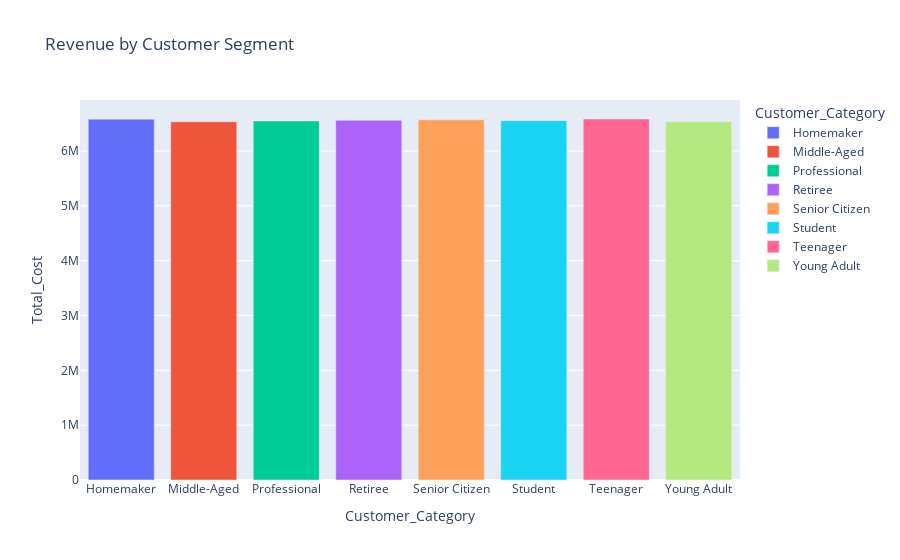

The notebook cell this image was saved under:
### Markdown cell above
Q5. Who are the most valuable customer segments?

### Code cell
customer_revenue = (
    df.groupby("Customer_Category")["Total_Cost"]
    .sum()
    .reset_index()
)

fig = px.bar(
    customer_revenue,
    x="Customer_Category",
    y="Total_Cost",
    title="Revenue by Customer Segment",
    color="Customer_Category"
)
fig.show()

### Figure 1 — Plotly figure (JSON) as saved in the notebook; plotly's stock layout.template omitted (floating-point values rounded to 4 significant figures)
{"data": [{"hovertemplate": "Customer_Category=%{x}<br>Total_Cost=%{y}<extra></extra>", "legendgroup": "Homemaker", "marker": {"color": "#636efa", "pattern": {"shape": ""}}, "name": "Homemaker", "orientation": "v", "showlegend": true, "textposition": "auto", "type": "bar", "x": ["Homemaker"], "xaxis": "x", "y": [6580000.0], "yaxis": "y"}, {"hovertemplate": "Customer_Category=%{x}<br>Total_Cost=%{y}<extra></extra>", "legendgroup": "Middle-Aged", "marker": {"color": "#EF553B", "pattern": {"shape": ""}}, "name": "Middle-Aged", "orientation": "v", "showlegend": true, "textposition": "auto", "type": "bar", "x": ["Middle-Aged"], "xaxis": "x", "y": [6532000.0], "yaxis": "y"}, {"hovertemplate": "Customer_Category=%{x}<br>Total_Cost=%{y}<extra></extra>", "legendgroup": "Professional", "marker": {"color": "#00cc96", "pattern": {"shape": ""}}, "name": "Professional", "orientation": "v", "showlegend": true, "textposition": "auto", "type": "bar", "x": ["Professional"], "xaxis": "x", "y": [6547000.0], "yaxis": "y"}, {"hovertemplate": "Customer_Category=%{x}<br>Total_Cost=%{y}<extra></extra>", "legendgroup": "Retiree", "marker": {"color": "#ab63fa", "pattern": {"shape": ""}}, "name": "Retiree", "orientation": "v", "showlegend": true, "textposition": "auto", "type": "bar", "x": ["Retiree"], "xaxis": "x", "y": [6558000.0], "yaxis": "y"}, {"hovertemplate": "Customer_Category=%{x}<br>Total_Cost=%{y}<extra></extra>", "legendgroup": "Senior Citizen", "marker": {"color": "#FFA15A", "pattern": {"shape": ""}}, "name": "Senior Citizen", "orientation": "v", "showlegend": true, "textposition": "auto", "type": "bar", "x": ["Senior Citizen"], "xaxis": "x", "y": [6568000.0], "yaxis": "y"}, {"hovertemplate": "Customer_Category=%{x}<br>Total_Cost=%{y}<extra></extra>", "legendgroup": "Student", "marker": {"color": "#19d3f3", "pattern": {"shape": ""}}, "name": "Student", "orientation": "v", "showlegend": true, "textposition": "auto", "type": "bar", "x": ["Student"], "xaxis": "x", "y": [6553000.0], "yaxis": "y"}, {"hovertemplate": "Customer_Category=%{x}<br>Total_Cost=%{y}<extra></extra>", "legendgroup": "Teenager", "marker": {"color": "#FF6692", "pattern": {"shape": ""}}, "name": "Teenager", "orientation": "v", "showlegend": true, "textposition": "auto", "type": "bar", "x": ["Teenager"], "xaxis": "x", "y": [6583000.0], "yaxis": "y"}, {"hovertemplate": "Customer_Category=%{x}<br>Total_Cost=%{y}<extra></extra>", "legendgroup": "Young Adult", "marker": {"color": "#B6E880", "pattern": {"shape": ""}}, "name": "Young Adult", "orientation": "v", "showlegend": true, "textposition": "auto", "type": "bar", "x": ["Young Adult"], "xaxis": "x", "y": [6534000.0], "yaxis": "y"}], "layout": {"barmode": "relative", "legend": {"title": {"text": "Customer_Category"}, "tracegroupgap": 0}, "title": {"text": "Revenue by Customer Segment"}, "xaxis": {"anchor": "y", "categoryarray": ["Homemaker", "Middle-Aged", "Professional", "Retiree", "Senior Citizen", "Student", "Teenager", "Young Adult"], "categoryorder": "array", "domain": [0, 1], "title": {"text": "Customer_Category"}}, "yaxis": {"anchor": "x", "domain": [0, 1], "title": {"text": "Total_Cost"}}}}
